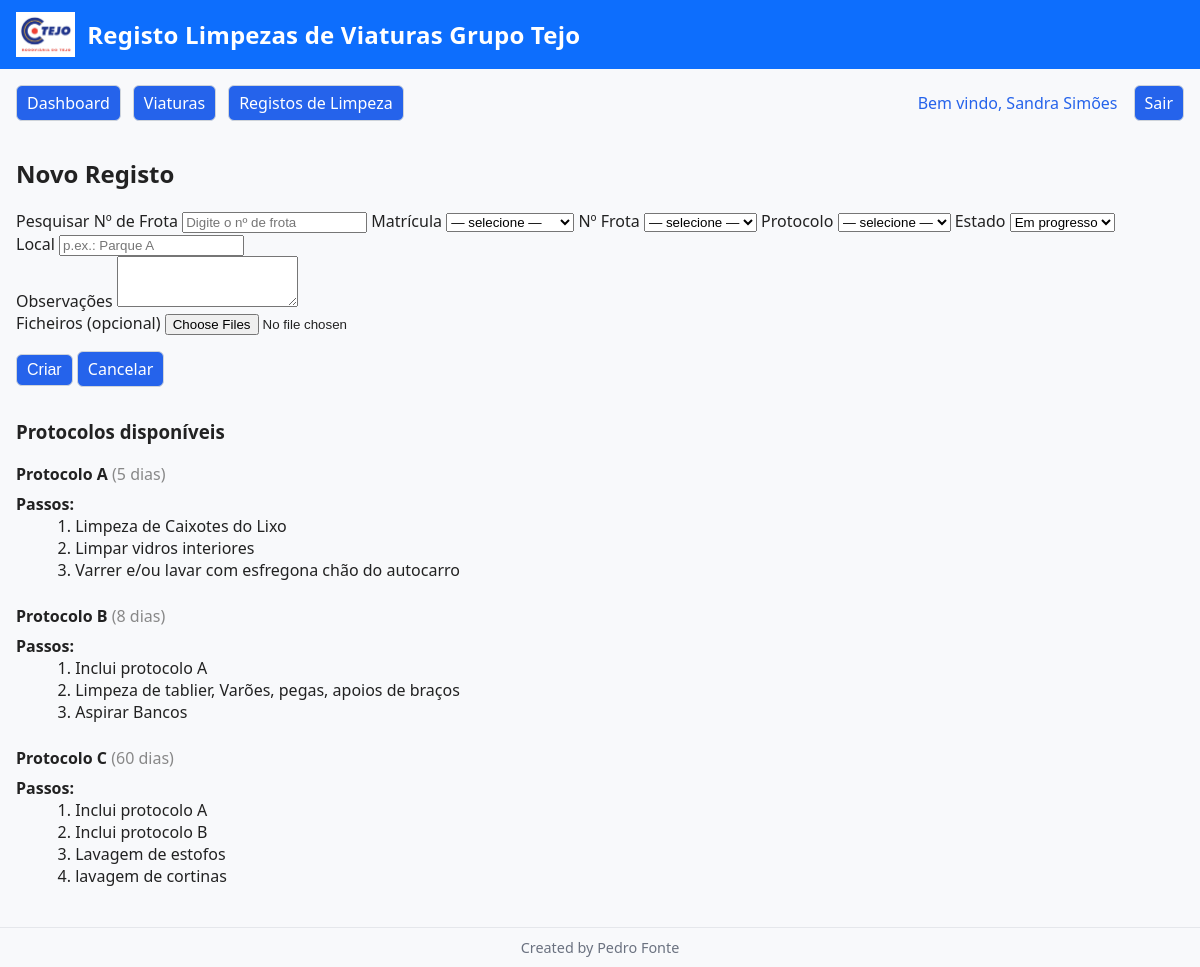
/registos/novo (signed in), run on the app's committed database.
### tables this page shows
CREATE TABLE funcionarios (
            id INTEGER PRIMARY KEY AUTOINCREMENT,
            username   TEXT UNIQUE NOT NULL,
            password   TEXT NOT NULL,         -- hash de password bcrypt/werkzeug
            nome       TEXT,
            role       TEXT DEFAULT 'leitura',
            ativo      INTEGER DEFAULT 1,
            criado_em  TEXT DEFAULT CURRENT_TIMESTAMP
        , dop TEXT, regiao TEXT, email TEXT, empresa TEXT);

CREATE TABLE protocolos (
            id INTEGER PRIMARY KEY AUTOINCREMENT,
            nome TEXT NOT NULL UNIQUE,
            passos_json TEXT NOT NULL,
            frequencia_dias INTEGER,
            ativo INTEGER DEFAULT 1,
            criado_em TEXT DEFAULT CURRENT_TIMESTAMP
        , custo_limpeza REAL DEFAULT 25);

### app.py (the view, shortened to what this page needs)
@app.route("/registos/novo", methods=["GET", "POST"])
@login_required
def novo_registo():
    if not user_can("registos:create"):
        flash("Sem permissões para criar registos.", "danger")
        return redirect(url_for("sem_permissao"))
    conn = get_conn()
    cur = conn.cursor()
    user_id = session.get("user_id")
    user_role = session.get("role")
    regiao_operador = None
    if user_role in ("operador", "gestor"):
        cur.execute("SELECT regiao FROM funcionarios WHERE id=?", (user_id,))
        row = cur.fetchone()
        regiao_operador = (row["regiao"] or "").strip() if row and row["regiao"] else None
    if request.method == "GET":
        viaturas_sql = "SELECT id, matricula, descricao, num_frota FROM viaturas WHERE ativo=1"
        viaturas_params = []
        if regiao_operador:
            viaturas_sql += " AND regiao = ?"
            viaturas_params.append(regiao_operador)
        viaturas_sql += " ORDER BY matricula"
        cur.execute(viaturas_sql, viaturas_params)
        vs = [dict(row) for row in cur.fetchall()]
        cur.execute("SELECT id, nome, passos_json, frequencia_dias FROM protocolos WHERE ativo=1 ORDER BY nome")
        ps = [dict(row) for row in cur.fetchall()]
        cur.execute("SELECT DISTINCT viatura_id FROM registos_limpeza WHERE date(data_hora) = date('now','localtime')")
        limpas_hoje = {r["viatura_id"] for r in cur.fetchall()}
        cur.execute("SELECT id, nome FROM funcionarios WHERE role='gestor' AND ativo=1")
        gestores = [dict(row) for row in cur.fetchall()]
        cur.execute("""
            SELECT viatura_id FROM pedidos_autorizacao
            WHERE validado=1 AND date(data_pedido)=date('now','localtime')
        """)
        viaturas_autorizadas = {r["viatura_id"] for r in cur.fetchall()}
        conn.close()
        limpa_hoje_map = {v["id"]: (v["id"] in limpas_hoje) for v in vs}
        return render_template(
            "novo_registo.html",
            viaturas=vs,
            protocolos=ps,
            limpa_hoje_map=limpa_hoje_map,
            signature=APP_SIGNATURE,
            gestores=gestores,
            viaturas_autorizadas=viaturas_autorizadas
        )

### app.py (called while the page is built)
def get_conn():
    db_url = os.environ.get("DATABASE_URL")
    if db_url and psycopg2:
        conn = psycopg2.connect(db_url, cursor_factory=psycopg2.extras.RealDictCursor)
        return conn
    else:
        conn = sqlite3.connect(DB_PATH)
        conn.row_factory = sqlite3.Row
        return conn

@app.template_filter("loadjson")
def _filter_loadjson(value):
    try:
        return json.loads(value or "{}")
    except Exception:
        return {}

def login_required(fn):
    from functools import wraps
    @wraps(fn)
    def wrapper(*args, **kwargs):
        if not session.get("user_id"):
            return redirect(url_for("login"))
        return fn(*args, **kwargs)
    return wrapper

def normalize_role(role: str) -> str:
    r = (role or "leitura").lower().strip()
    return r if r in PERMISSIONS else "leitura"

def has_perm(role: str, perm: str) -> bool:
    role = normalize_role(role)
    perms = PERMISSIONS.get(role, set())
    if "*" in perms: return True
    if perm in perms: return True
    if ":" in perm and (perm.split(":",1)[0] + ":*") in perms: return True
    return False

def user_can(perm: str) -> bool:
    return has_perm(normalize_role(session.get("role")), perm)

@app.context_processor
def inject_can():
    return {
        "can": user_can,
        "signature": APP_SIGNATURE,
        "app_title": APP_TITLE,
    }

### templates/novo_registo.html (shortened to what this page needs)
{% extends "base.html" %}
{% block content %}
  <h2>Novo Registo</h2>
  <form method="post" enctype="multipart/form-data">
    <div class="row">
      <label>Pesquisar Nº de Frota
        <input type="text" id="pesquisa_frota" placeholder="Digite o nº de frota">
      </label>
      <label>Matrícula
        <select id="matricula_select" name="viatura_id" required>
          <option value="">— selecione —</option>
        </select>
      </label>
      <label>Nº Frota
        <select id="num_frota_select">
          <option value="">— selecione —</option>
        </select>
      </label>
      <label>Protocolo
        <select name="protocolo_id" required>
          <option value="">— selecione —</option>
        </select>
      </label>
      <label>Estado
        <select name="estado">
          <option value="em_progresso">Em progresso</option>
        </select>
      </label>
    </div>
    <div class="row">
      <label>Local <input name="local" placeholder="p.ex.: Parque A"></label>
    </div>
    <div class="row" style="grid-template-columns:1fr;">
      <label>Observações
        <textarea name="observacoes" rows="3"></textarea>
      </label>
    </div>
    <div class="row">
      <label>Ficheiros (opcional) <input type="file" name="ficheiros" multiple></label>
    </div>
    <p>
      <button class="btn btn-primary" type="submit">Criar</button>
      <a class="btn" href="{{ url_for('registos') }}">Cancelar</a>
    </p>
  </form>
  <div style="margin-top:2rem;">
    <h3>Protocolos disponíveis</h3>
    <ul style="list-style:none;padding:0;">
      {% for p in protocolos %}
        <li style="margin-bottom:1.5rem;">
          <div style="font-weight:bold;">
            {{ p.nome }}
            {% if p.frequencia_dias %}
              <span style="color:#888;font-weight:normal;">({{ p.frequencia_dias }} dias)</span>
            {% endif %}
          </div>
          {% set passos = p.passos_json|loadjson %}
          {% if passos.passos %}
            <div style="margin-top:0.5em;">
              <b>Passos:</b>
              <ol style="margin:0 0 0 1.2em;">
                {% for step in passos.passos %}
                  <li>{{ step }}</li>
                {% endfor %}
              </ol>
            </div>
          {% else %}
            <span class="muted">Sem passos definidos.</span>
          {% endif %}
        </li>
      {% endfor %}
    </ul>
  </div>
{% endblock %}

### templates/base.html (shortened to what this page needs)
<!doctype html>
<html lang="pt">
<head>
</head>
<body>
  <header class="app-header">
    <div class="app-title" style="display:flex;align-items:center;gap:12px;">
      <img src="{{ url_for('static', filename='logo.jpg') }}" alt="Logo" style="height:45px;max-width:85px;">
      {{ app_title or 'registo de Limpezas grupo Tejo' }}
    </div>
  </header>
  <nav style="display:flex;gap:12px;padding:16px 16px 0 16px;align-items:center;">
    <a class="btn btn-primary" href="{{ url_for('home') }}">Dashboard</a>
    <a class="btn btn-primary" href="{{ url_for('viaturas') }}">Viaturas</a>
    <a class="btn btn-primary" href="{{ url_for('registos') }}">Registos de Limpeza</a>
    <span style="margin-left:auto;display:flex;align-items:center;gap:1rem;">
      {% if session.get('user_id') %}
        <span style="font-weight:500;color:#2563eb;">
          Bem vindo,
          {% if session.get('nome') %}
            {{ session.get('nome') }}
          {% else %}
            {{ session.get('username') }}
          {% endif %}
        </span>
      {% endif %}
      <a class="btn btn-danger" href="{{ url_for('logout') }}">Sair</a>
    </span>
  </nav>
  <main>
    {% block content %}{% endblock %}
  </main>
  <footer class="app-footer">
    {{ signature or 'Created by Pedro Fonte' }}
  </footer>
</body>
</html>

### templates/base.html (style rules this page uses)
html, body { height: 100%; }
body { min-height: 100vh; display: flex; flex-direction: column; margin: 0; font-family: system-ui, Segoe UI, Roboto, sans-serif; background: #f8f9fb; color: #222; }
header.app-header { background: #0d6efd; color: #fff; padding: 12px 16px; }
.app-title { font-weight: 700; font-size: 1.5rem; letter-spacing: .2px; }
main { flex: 1; padding: 16px; }
footer.app-footer { border-top: 1px solid #e5e7eb; padding: 10px 16px; font-size: .9rem; color: #6b7280; text-align: center; }
a.btn, button.btn { padding: 6px 10px; border: 1px solid #cfd4da; border-radius: 6px; background: #fff; cursor: pointer; }
.btn-primary { background: #0d6efd; color: #fff; border-color: #0d6efd; }
.btn-danger { background: #dc3545; color: #fff; border-color: #dc3545; }
.btn, .btn-primary { color: #fff !important; background: #2563eb !important; border: none; padding: 8px 18px; font-size: 1rem; border-radius: 6px; cursor: pointer; text-decoration: none; display: inline-block; }

### data on the page
funcionarios: get "Sandra Simões"
protocolos: nome "Protocolo A", frequencia_dias "5", passos "Limpeza de Caixotes do Lixo" "Limpar vidros interiores" "Varrer e/ou lavar com esfregona chão do autocarro"
protocolos: nome "Protocolo B", frequencia_dias "8", passos "Inclui protocolo A" "Limpeza de tablier, Varões, pegas, apoios de braços" "Aspirar Bancos"
protocolos: nome "Protocolo C", frequencia_dias "60", passos "Inclui protocolo A" "Inclui protocolo B" "Lavagem de estofos" "lavagem de cortinas"

### other printed values
{{ app_title or 'registo de Limpezas grupo Tejo' }} "Registo Limpezas de Viaturas Grupo Tejo"
{{ signature or 'Created by Pedro Fonte' }} "Created by Pedro Fonte"
